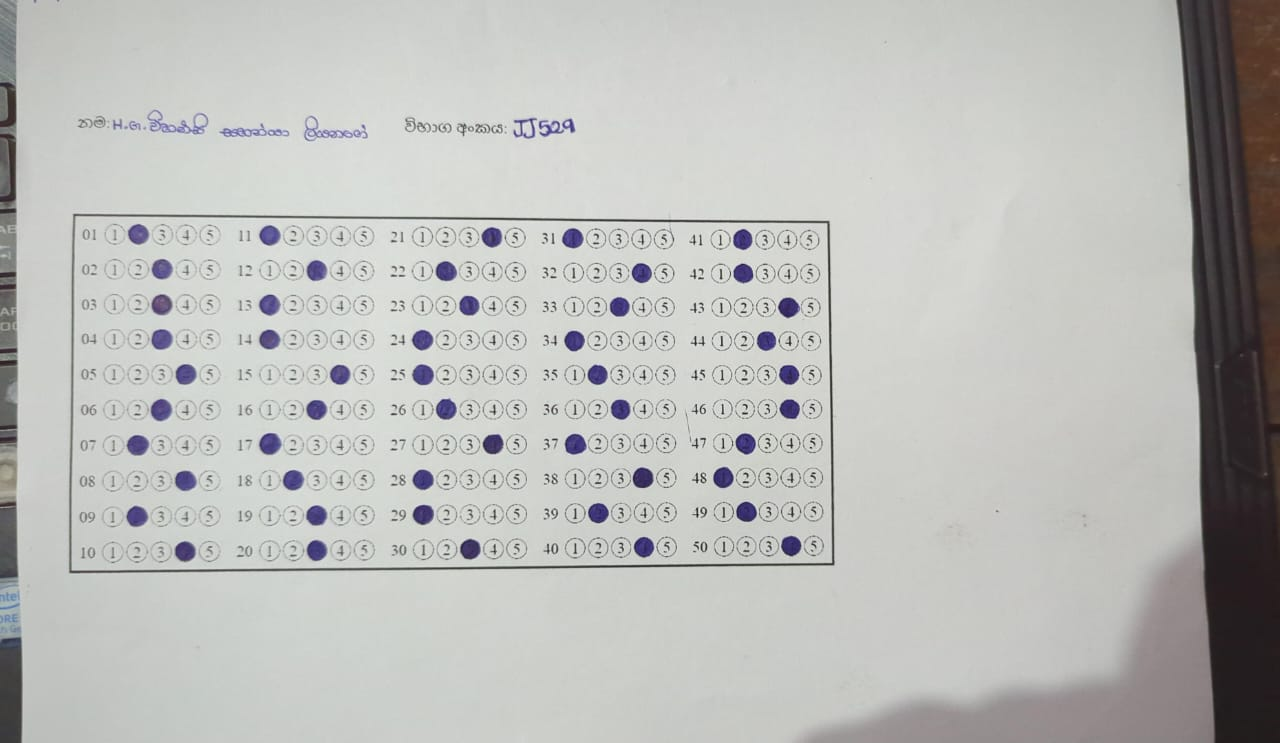
#> input picture imageSample.jpeg, 1280 x 743 px
$ python -i grade_mcq.py   (imports and definitions only)
#> lines starting #> are read from the running program, lines starting #| are printed output that depends on the picture; after the words box and inside, x2 and y2 are one past the last pixel; in counts of white or black regions, pixels touching at a corner belong together
#> further down, picture is the input picture: shape (743, 1280, 3); mean B, G, R 185.9, 188.5, 187.9
import cv2
import numpy as np
import matplotlib.pyplot as plt
import csv
import os
import pandas as pd
import argparse

def load_image(image_path):
    return cv2.imread(image_path)

def find_sheet_corners(image):
    gray = cv2.cvtColor(image, cv2.COLOR_BGR2GRAY)
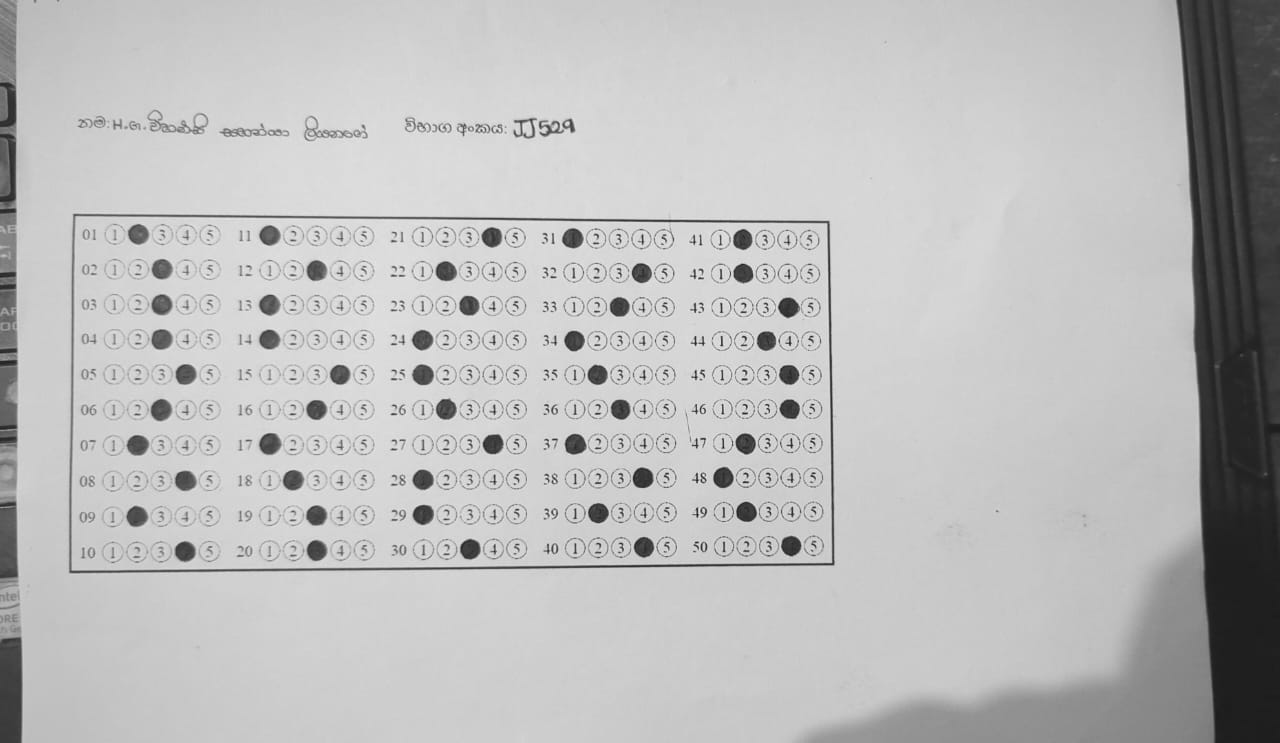
#> gray: shape (743, 1280); min 10, max 249, mean 188
    blurred = cv2.GaussianBlur(gray, (5, 5), 0)
    edged = cv2.Canny(blurred, 50, 150)
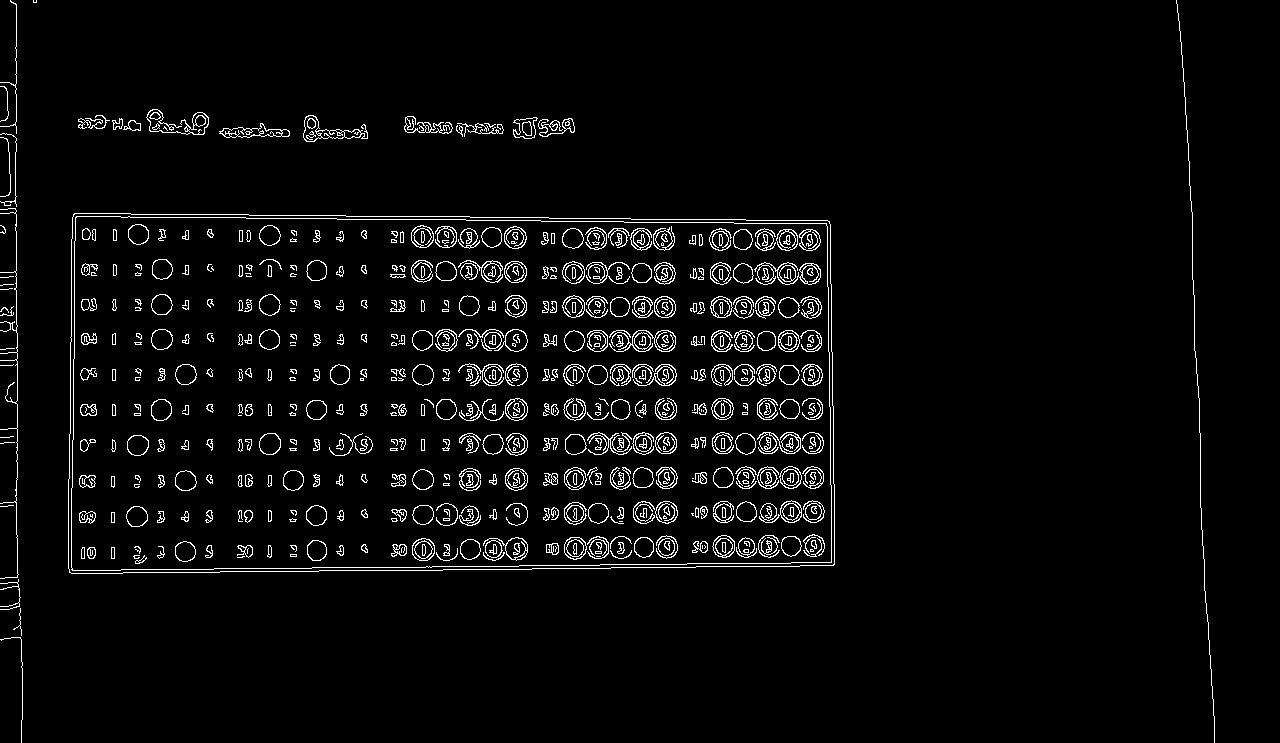
#> edged: shape (743, 1280); 3.8% white in thin lines or dots
    contours, _ = cv2.findContours(edged, cv2.RETR_EXTERNAL, cv2.CHAIN_APPROX_SIMPLE)
#> contours = 38 contours, 24 with area under 20; largest, box (x1, y1, x2, y2) and area: (68, 213, 835, 574) 268810, (303, 115, 368, 142) 651, (219, 123, 290, 138) 512, (146, 109, 209, 135) 362, (513, 117, 538, 139) 339
    largest_contour = max(contours, key=cv2.contourArea)
#> largest_contour = contour of 65 points, box (x1, y1, x2, y2) (68, 213, 835, 574), area 268810
    perimeter = cv2.arcLength(largest_contour, True)
#> perimeter = 2235.3
    corners = cv2.approxPolyDP(largest_contour, 0.02 * perimeter, True)
#> corners = [[73, 214], [71, 573], [834, 564], [827, 220]]
    if len(corners) == 4:
        return corners.reshape(4, 2)
    else:
        raise ValueError("Could not find the corners of the sheet")

# [65 lines left out: functions warp_perspective, create_grid, extract_question_boxes, detect_colored_bubble, process_answer_sheet, load_marking_scheme and 1 more, not called in this run]

def save_results(df, output_path):
    df.to_csv(output_path, index=False)

# [31 lines left out: function main, not called in this run]

# [2 lines not run here, left out]

>>> import cv2
>>> picture = cv2.imread('imageSample.jpeg')
>>> result = find_sheet_corners(picture)
#> result = [[73, 214], [71, 573], [834, 564], [827, 220]]
